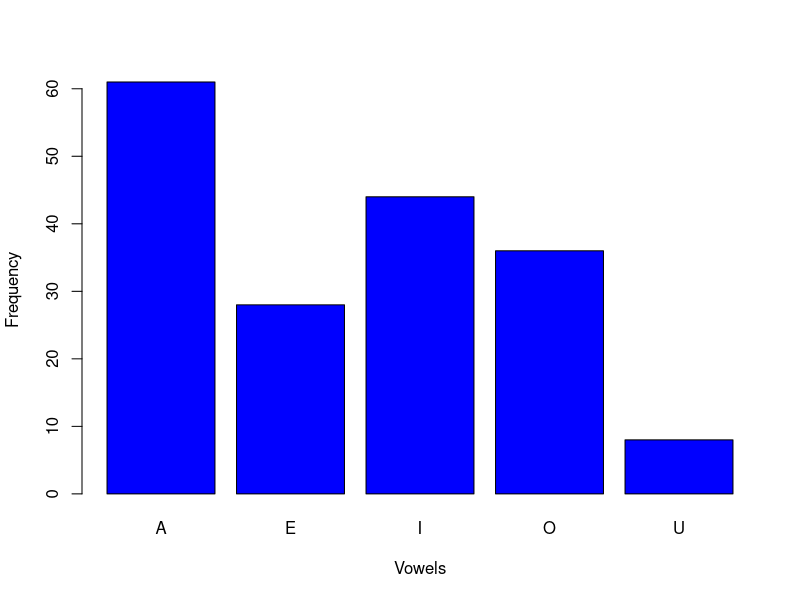

The R script that drew this image:
#1. How many vowels are there in the names of USA States?

#Answer 1
States <- rownames(USArrests)
x <- c('a','e','i','o','u')
x
y <- rep(0,times=5)
y
input <- data.frame(x,y)
input

for(i in 1:50){
  test <- States[i]
  n <- nchar(test)
  test <- strsplit(test,"")
  temp <- test[[1]]
  k <- 1
  while(k <= n){
    if( temp[k] == 'a' || temp[k] == 'A' )
    {input[1,2]=input[1,2]+1}
    if( temp[k] == 'e' || temp[k] == 'E' )
    {input[2,2]=input[2,2]+1}
    if( temp[k] == 'i' || temp[k] == 'I' )
    {input[3,2]=input[3,2]+1}
    if( temp[k] == 'o' || temp[k] == 'O' )
    {input[4,2]=input[4,2]+1}
    if( temp[k] == 'u' || temp[k] == 'U' )
    {input[5,2]=input[5,2]+1}
    k <- k + 1
  }
}

print(input)

#Problem
#2. Visualize the vowels distribution.

#Answer 2

barplot(input$y,names.arg = c('A','E','I','O','U'),xlab = "Vowels",ylab="Frequency",col = "blue")
